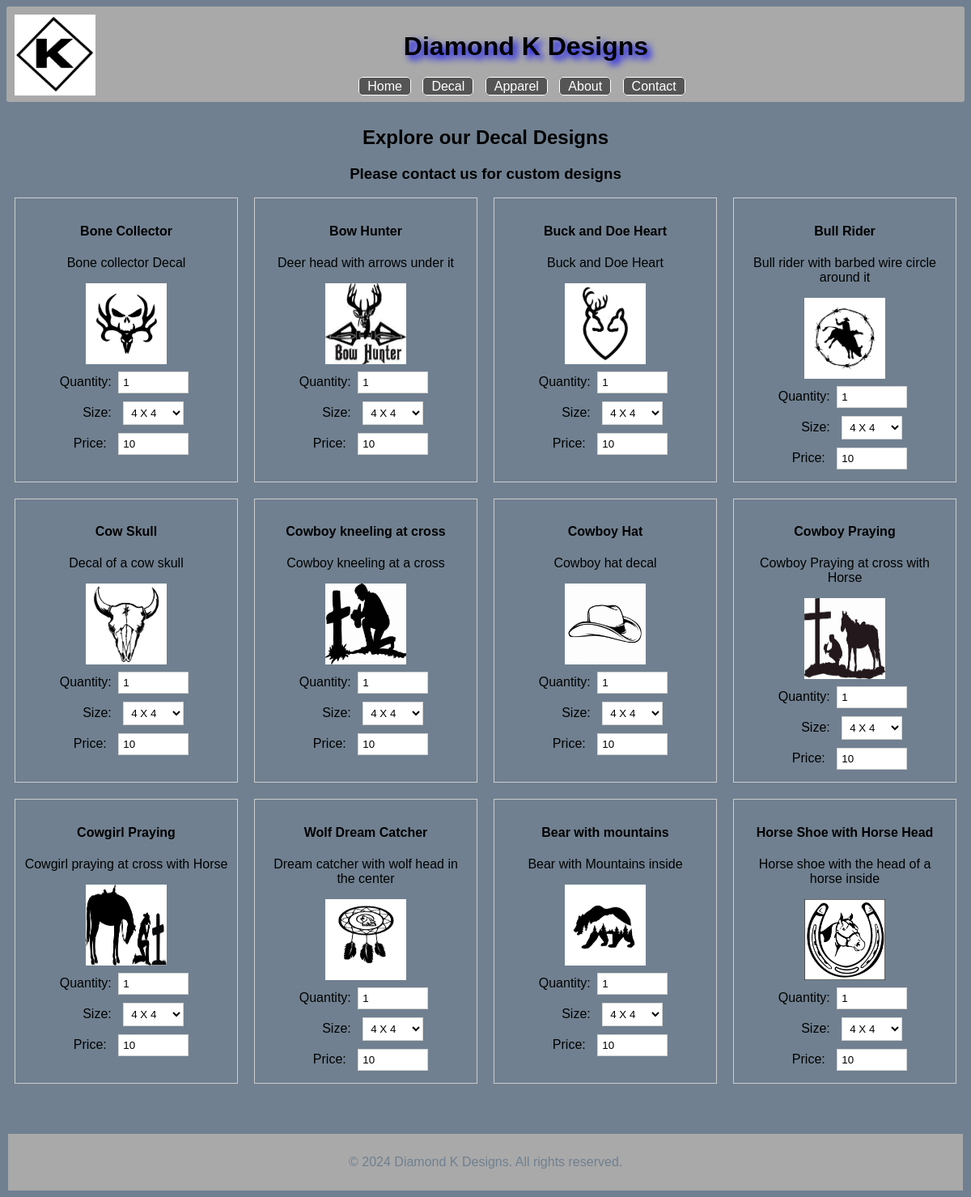
Page /decal/ on the committed database.
### decal/models.py (models this page shows, shortened)
class DecalDesign(models.Model):
    title = models.CharField(max_length=100)
    description = models.TextField()
    image = models.ImageField(upload_to='decal_designs', default='decal_designs/DiamondK.jpg')

### decal/views.py (the view)
# urls.py: path('', views.decal, name='decal'),
def decal(request):
    decal_designs = DecalDesign.objects.all()
    context = {'decal_designs': decal_designs}
    return render(request, 'decal.html', context)

### decal/templates/decal.html (shortened to what this page needs)
{% extends 'base.html' %}
{% load static %}
{% block content %}
  <h2>Explore our Decal Designs</h2>
  <h3>Please contact us for custom designs</h3>
  <div class="decal-grid">
    {% if decal_designs %}
        {% for design in decal_designs %}
          <div class="decal-item">
            <h4>{{ design.title }}</h4>
            <p>{{ design.description }}</p>
            <img src="{{ design.image.url }}" alt="{{ design.title }}"></br>
            <label for="quantity">Quantity:</label>
            <input type="number" id="quantity" name="quantity" min="1" value="1"></br>
            <label for="size">Size:</label>
            <select id="size" name="size">
              <option value="4 X 4">4 X 4</option>
            </select></br>
            <label for="price">Price:</label>
            <input type="text" id="price" name="price" value="{{ 10 }}" readonly>
          </div>
        {% endfor %}
    {% endif %}
  </div>
  <link rel="stylesheet" type="text/css" href="{% static 'css/decal.css' %}">
{% endblock %}

### diamondkdesigns/static/css/base.css (style rules this page uses)
body { font-family: 'Arial', sans-serif; }

### decal/static/css/decal.css (style rules this page uses)
* { background-color: slategray; }
body { font-family: 'Arial', sans-serif; }
h2 { text-align: center; }
h3 { text-align: center; }
img { height: 100px; width: 100px; }
.decal-grid { display: grid; grid-template-columns: repeat(auto-fit, minmax(250px, 1fr)); grid-gap: 20px; margin-bottom: 50px; }
.decal-item { border: 1px solid #ccc; padding: 10px; text-align: center; }
.decal-item label { display: inline-block; width: 58px; text-align: right; margin-right: 5px; }
.decal-item input[type="number"], .decal-item input[type="text"], .decal-item select { width: 75px; background-color: white; border: 1px solid lightgrey; padding: 5px; margin: 5px; }

### rows in the picture
DecalDesign: title "Bone Collector", description "Bone collector Decal", image (picture), price "10"
DecalDesign: title "Bow Hunter", description "Deer head with arrows under it", image (picture), price "10"
DecalDesign: title "Buck and Doe Heart", description "Buck and Doe Heart", image (picture), price "10"
DecalDesign: title "Bull Rider", description "Bull rider with barbed wire circle around it", image (picture), price "10"
DecalDesign: title "Cow Skull", description "Decal of a cow skull", image (picture), price "10"
DecalDesign: title "Cowboy kneeling at cross", description "Cowboy kneeling at a cross", image (picture), price "10"
DecalDesign: title "Cowboy Hat", description "Cowboy hat decal", image (picture), price "10"
DecalDesign: title "Cowboy Praying", description "Cowboy Praying at cross with Horse", image (picture), price "10"
DecalDesign: title "Cowgirl Praying", description "Cowgirl praying at cross with Horse", image (picture), price "10"
DecalDesign: title "Wolf Dream Catcher", description "Dream catcher with wolf head in the center", image (picture), price "10"
DecalDesign: title "Bear with mountains", description "Bear with Mountains inside", image (picture), price "10"
DecalDesign: title "Horse Shoe with Horse Head", description "Horse shoe with the head of a horse inside", image (picture), price "10"
